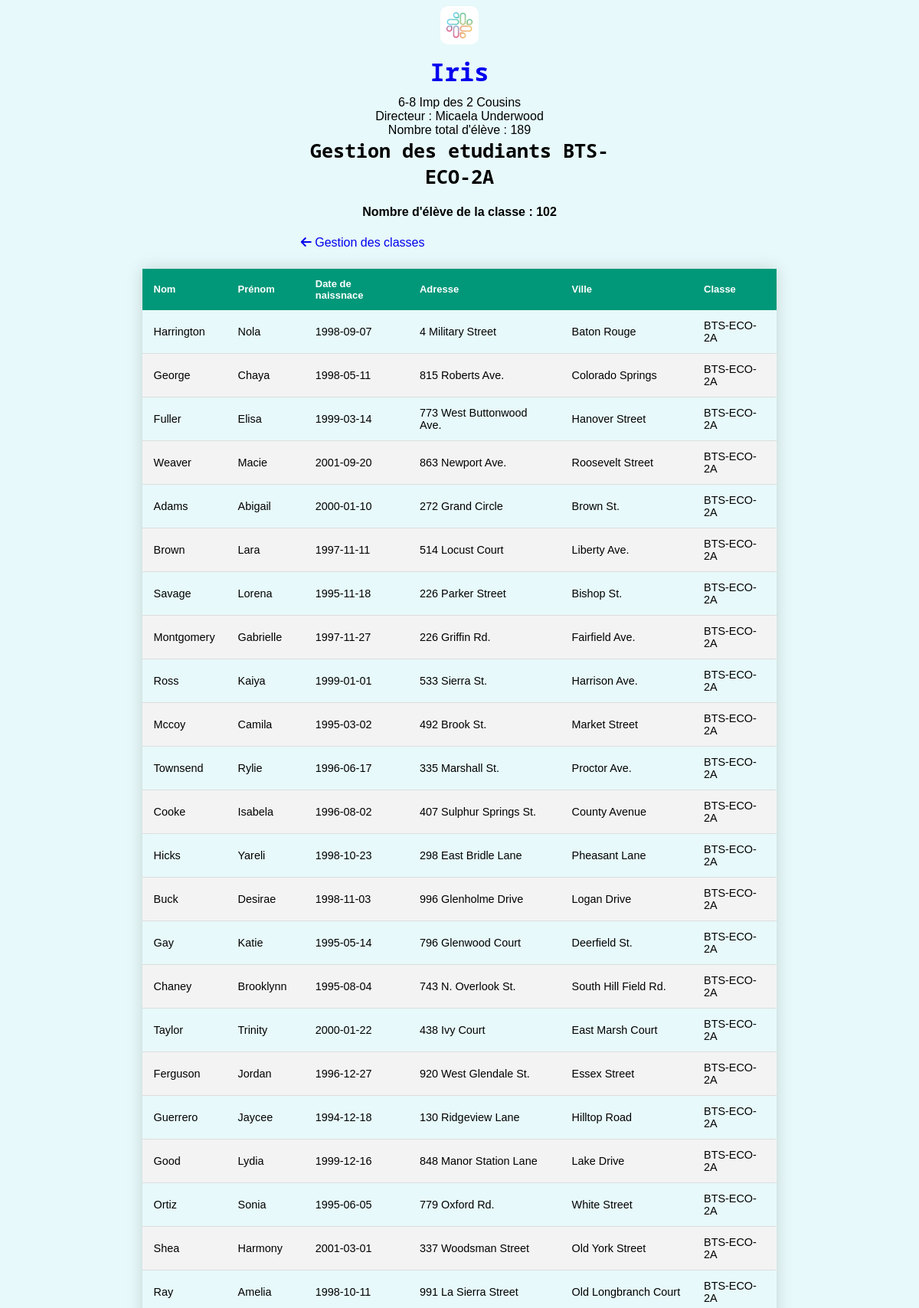
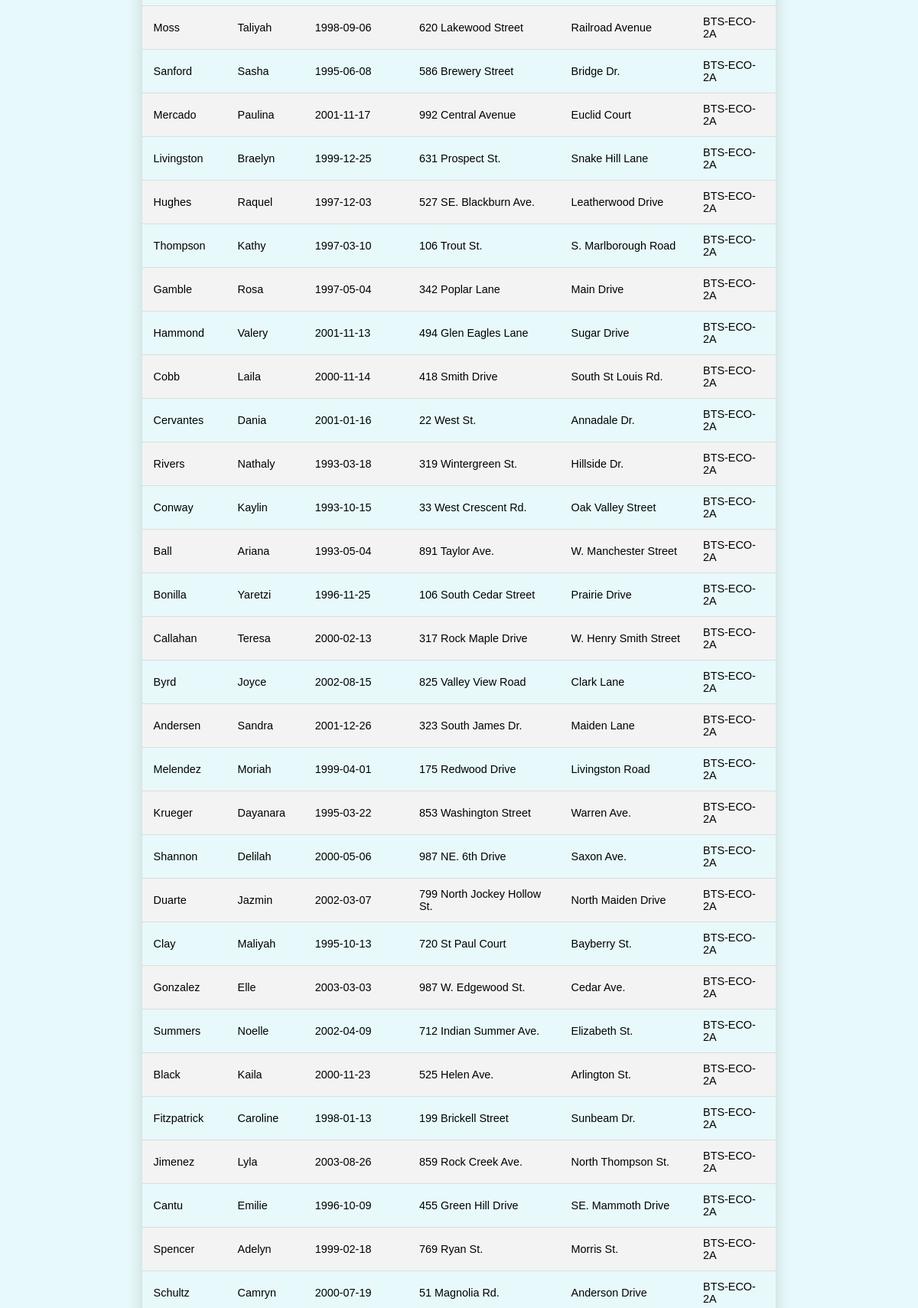
The app's page /index.php?page=etudiant&code_classe=btseco2a (upper part) with its own data (2 pictures, top to bottom).
### tables this page shows
create table etablissement (
	id_etab int(3) not null auto_increment, 
	nom_etb varchar(128) not null,
	adr_etb varchar(128), 
	num_rue varchar(30), 
	ville_etb varchar(128),
	primary key(id_etab)
);

create table classe(
	code_classe varchar(8) not null,
	nom_classe varchar(128), 
	id_etab int(3) not null,
	primary key(code_classe),
	foreign key (id_etab) references etablissement(id_etab)

);

### controleur/config_db.php (called while the page is built)
<?php
	$serveur = "localhost";
	$bdd ="scolarite";
	$user ="root";
	$mdp ="";
?>

### controleur/config_env.php (called while the page is built)
<?php
	$idEtab = "1";
?>

### controleur/controleur.class.php (called while the page is built)
<?php
	require_once ("modele/modele.class.php");
	class Controleur
	{
		private $unModele ;
		public function __construct ($serveur, $bdd, $user, $mdp){
			$this->unModele= new Modele($serveur, $bdd, $user, $mdp);
		}
		public function selectAll ($chaine = "*", $filtre = "")
		{
			return $this->unModele->selectAll($chaine, $filtre);
		}
		public function setTableOrView ($uneTable)
		{
			$this->unModele->setTableOrView ($uneTable);
		}
		public function count($filtre = "")
		{
			return $this->unModele->count ($filtre);
		}
	}
?>

### modele/modele.class.php (called while the page is built)
<?php
	class Modele
	{
		private $pdo;
		private $uneTable ;
		public function    __construct ($serveur, $bdd, $user, $mdp){
			$this->pdo = null;
			try{
$this->pdo = new PDO("mysql:host=".$serveur.";dbname=".$bdd,$user, $mdp);
			}
			catch (PDOException $exp)
			{
				echo "Erreur de connexion au SGBD";
			}
		}
		public function setTableOrView ($uneTable)
		{
			$this->uneTable =$uneTable;
		}
		public function selectAll ($chaine, $filtre = "")
		{
			$where = "";
			if($filtre != "")
				$where = " where ".$filtre;
			$requete = "select ".$chaine." from  ".$this->uneTable.$where;
			$select = $this->pdo->prepare ($requete);
			$select->execute();
			return $select->fetchAll ();
		}
		public function count($filtre = "")
		{
			$where = "";
			if($filtre != "")
				$where = " where ".$filtre;
			$requete = "select count(*) as count from  ".$this->uneTable.$where;
			$select = $this->pdo->prepare ($requete);
			$select->execute();
			$result =  $select->fetchAll ();
			return strval($result[0]["count"]);
		}
	}
?>

### index.php (the view, shortened to what this page needs)
<?php
	require_once("controleur/controleur.class.php");
	require_once("controleur/config_db.php");
	require_once("controleur/config_env.php");
	$unControleur = new Controleur($serveur, $bdd, $user, $mdp);
	$unControleur->setTableOrView ("ViewInfoEta");
	$infoEta = $unControleur->selectAll("*", "id_etab=".$idEtab)[0];
?>
<!DOCTYPE html>
<html>
<head>
	<link rel="stylesheet" href="css/style.css">
</head>
<body class="index-page">
	<div class="container">
		<div class="title">
			<a href="index.php?page=classe">
				<img class="logo" src="images/logo.png" width="50" height="50">
			</a>
			<a href="index.php?page=classe">
				<h1 class="title_eta"> <?php echo $infoEta["nom_etb"] ?> </h1>
			</a>
		</div>
		<div class="eta-info">
			<div>
				<?php echo $infoEta["num_rue"]." ".$infoEta["adr_etb"] ?>
			</div>
			<div>
				Directeur : <?php echo $infoEta["prenom_user"]." ".$infoEta["nom_user"] ?>
			</div>
			<div>
				Nombre total d'élève : <?php echo $infoEta["count_etudiant"] ?>
			</div>
		</div>
	<?php
		if (isset($_GET['page'])) $page = $_GET['page'];
		else $page = "classe";
		switch($page){
			case "etudiant" : require_once("gestion_etudiants.php");
					 break;
		}
	?>
	</div>
</body>
</html>

### gestion_etudiants.php (shortened to what this page needs)
<?php
	$code_classe = "";
	if(isset($_GET["code_classe"]))
	{
		$code_classe = $_GET["code_classe"];
		$unControleur->setTableOrView ("classe");
		$infoClasse = $unControleur->selectAll("*", "id_etab=".$idEtab." and code_classe=\"".$code_classe."\"")[0];
	}
	$unControleur->setTableOrView ("ViewListEtudiant");
	$filter = "id_etab=".$idEtab;
	if($code_classe != "")
		$filter = "id_etab=".$idEtab." and code_classe=\"".$code_classe."\"";
	$count_etudiant = $unControleur->count($filter);
?>
<div class="child-container">
	<div class="child-info">
		<h3 class="titre_gestion"> Gestion des etudiants <?php echo $infoClasse["nom_classe"]; ?></h3>
		<h4>Nombre d'élève de la classe : <?php echo $count_etudiant ?> </h4>
	</div>
	<a href="index.php?page=classe"> <i class="fas fa-arrow-left"></i> Gestion des classes</a>
</div>
<?php
	require_once ("vue/vue_select_all_etudiants.php");
?>

### css/style.css (style rules this page uses)
body.index-page { background-color: rgb(231, 249, 250); font-family: sans-serif; }
body.index-page a { text-decoration: none; }
.container { width: 70%; margin-left: auto; margin-right: auto; }
.container .title { width: 10%; margin-left: auto; margin-right: auto; text-align: center; }
.container .eta-info { text-align: center; }
.child-container { width: 50%; margin-left: auto; margin-right: auto; }
.child-container .child-info { text-align: center; }
.logo { border-radius:10px; }
.title_eta { margin-top: 10px; margin-bottom: 10px; font-family: 'Noto Sans Mono', monospace; }
.titre_gestion { font-family: 'Noto Sans Mono', monospace; font-size:25px; margin:0; }

### records on screen
etablissement: nom_etb "Iris", num_rue "6-8", adr_etb "Imp des 2 Cousins"
classe: nom_classe "BTS-ECO-2A"

### other values on screen
$infoEta["prenom_user"] "Micaela"
$infoEta["nom_user"] "Underwood"
$infoEta["count_etudiant"] "189"
$count_etudiant "102"
$unEtudiant['nom_user'] "Harrington"
$unEtudiant['prenom_user'] "Nola"
$unEtudiant['date_naissance_user'] "1998-09-07"
$unEtudiant['num_rue_user'] "4"
$unEtudiant['adr_user'] "Military Street"
$unEtudiant['ville_user'] "Baton Rouge"
$unEtudiant['nom_classe'] "BTS-ECO-2A"
$unEtudiant['nom_user'] "George"
$unEtudiant['prenom_user'] "Chaya"
$unEtudiant['date_naissance_user'] "1998-05-11"
$unEtudiant['num_rue_user'] "815"
